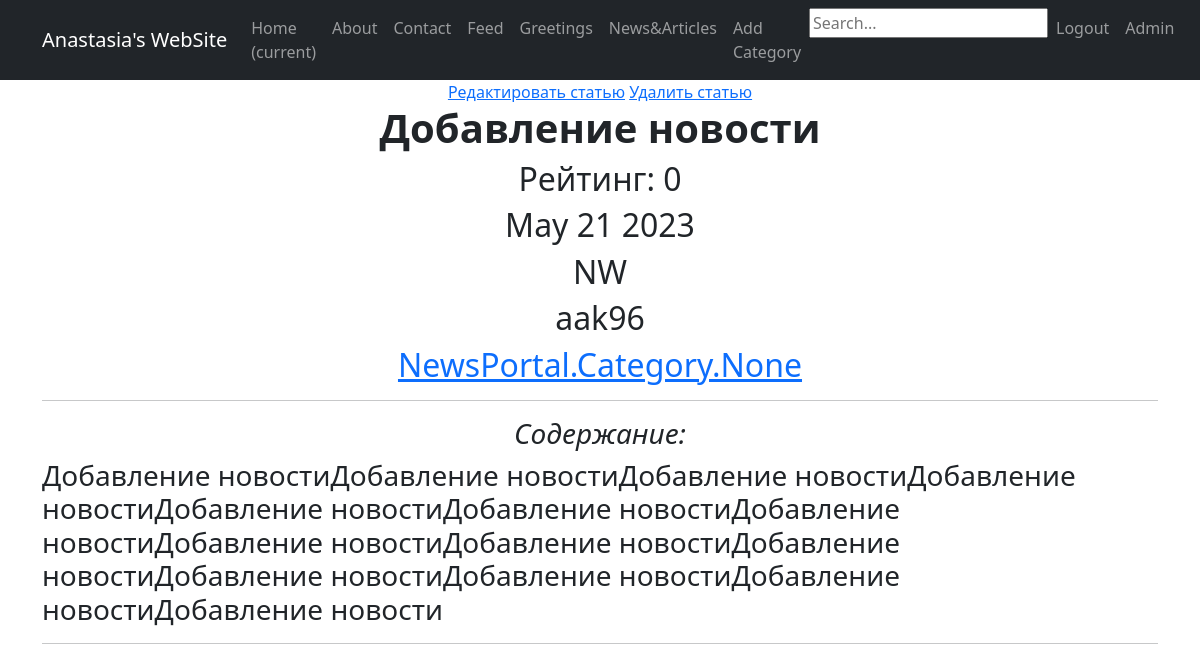
The app's page /article/1/ with its own data.
### NewsPortal/models.py (models this page shows, shortened)
class Post(models.Model):
    author = models.ForeignKey(get_user_model(), default=1, on_delete=models.SET_DEFAULT)
    type = models.CharField(max_length=7, choices=TYPE)
    time_in = models.DateTimeField(auto_now_add=True)
    category = models.ManyToManyField(Category, through='PostCategory')
    title = models.CharField(max_length=255)
    text = models.TextField()
    rating = models.IntegerField(default=0)

### NewsPortal/views.py (the view)
# urls.py: path('article/<int:pk>/', ArticleDetailView.as_view(), name='article'),
class ArticleDetailView(DetailView):
    model = Post
    template_name = 'articles/article.html'
    context_object_name = 'article'
    def get_context_data(self, **kwargs):
        context = super(ArticleDetailView, self).get_context_data(**kwargs)
        context['title'] = self.object.title
        return context

### NewsPortal/templatetags/custom_filters.py (called while the page is built)
@register.filter()
def censor(value):
    for word in censored_word:
        if word.lower() in value.lower():
            value = value.replace(word[2:], '*' * len(word))
    return value

### templates/articles/article.html (shortened to what this page needs)
{% extends 'flatpages/default.html' %}
{% load custom_filters %}
{% block content %}
<a href="{%url 'article_edit' article.pk%}">Редактировать статью</a>
<a href="{%url 'article_delete' article.pk%}">Удалить статью</a>
<h1><b> {{ article.title}} </b></h1>
<h2> Рейтинг: {{article.rating}} </h2>
<h2>{{ article.time_in|date:'M d Y' }}</h2>
<h2>{{ article.type }}</h2>
<h2>{{ article.author }}</h2>
<h2><a href="{% url 'category' article.category %}">{{ article.category }}</a></h2>
<hr>
<h3><em> Содержание: </em></h3>
<h3><p align="left"> {{ article.text|censor }} </p></h3>
<hr>
{% endblock content %}

### records on screen
Post: title "Добавление новости", rating "0", time_in "May 21 2023", type "NW", author "aak96", category "NewsPortal.Category.None", text|censor "Добавление новостиДобавление новостиДобавление новостиДобавление новостиДобавление новостиДобавление новостиДобавление новостиДобавление новостиДобавление новостиДобавление новостиДобавление новостиДобавление новостиДобавление новостиДобавление новости"
